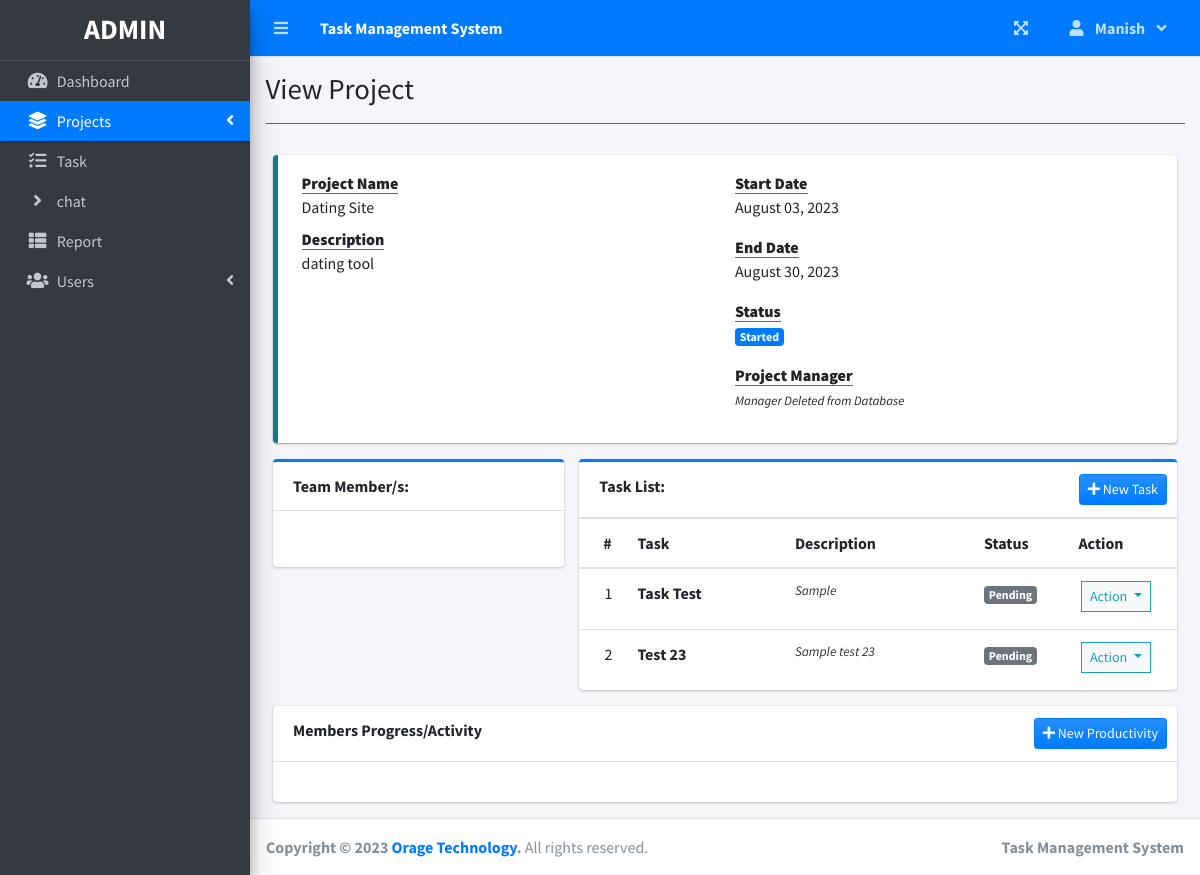
The app's page /index.php?page=view_project&id=2 (signed in) with its own data.
### tables this page shows
CREATE TABLE `task_list` (
  `id` int(30) NOT NULL,
  `project_id` int(30) NOT NULL,
  `task` varchar(200) NOT NULL,
  `description` text NOT NULL,
  `status` tinyint(4) NOT NULL,
  `date_created` datetime NOT NULL DEFAULT current_timestamp()
);

### view_project.php (the view, shortened to what this page needs)
<?php
include 'db_connect.php';
$stat = array("Pending","Started","On-Progress","On-Hold","Over Due","Done");
$qry = $conn->query("SELECT * FROM project_list where id = ".$_GET['id'])->fetch_array();
$cprog = $conn->query("SELECT * FROM task_list where project_id = {$id} and status = 3")->num_rows;
$prod = $conn->query("SELECT * FROM user_productivity where project_id = {$id}")->num_rows;
if($status == 0 && strtotime(date('Y-m-d')) >= strtotime($start_date)):
if($prod  > 0  || $cprog > 0)
  $status = 2;
else
  $status = 1;
elseif($status == 0 && strtotime(date('Y-m-d')) > strtotime($end_date)):
$status = 4;
endif;
$manager = $conn->query("SELECT *,concat(firstname,' ',lastname) as name FROM users where id = $manager_id");
$manager = $manager->num_rows > 0 ? $manager->fetch_array() : array();
?>
<div class="col-lg-12">
	<div class="row">
		<div class="col-md-12">
			<div class="callout callout-info">
				<div class="col-md-12">
					<div class="row">
						<div class="col-sm-6">
							<dl>
								<dt><b class="border-bottom border-primary">Project Name</b></dt>
								<dd><?php echo ucwords($name) ?></dd>
								<dt><b class="border-bottom border-primary">Description</b></dt>
								<dd><?php echo html_entity_decode($description) ?></dd>
							</dl>
						</div>
						<div class="col-md-6">
							<dl>
								<dt><b class="border-bottom border-primary">Start Date</b></dt>
								<dd><?php echo date("F d, Y",strtotime($start_date)) ?></dd>
							</dl>
							<dl>
								<dt><b class="border-bottom border-primary">End Date</b></dt>
								<dd><?php echo date("F d, Y",strtotime($end_date)) ?></dd>
							</dl>
							<dl>
								<dt><b class="border-bottom border-primary">Status</b></dt>
								<dd>
									<?php
									  if($stat[$status] =='Pending'){
									  	echo "<span class='badge badge-secondary'>{$stat[$status]}</span>";
									  }elseif($stat[$status] =='Started'){
									  	echo "<span class='badge badge-primary'>{$stat[$status]}</span>";
									  }elseif($stat[$status] =='On-Progress'){
									  	echo "<span class='badge badge-info'>{$stat[$status]}</span>";
									  }elseif($stat[$status] =='On-Hold'){
									  	echo "<span class='badge badge-warning'>{$stat[$status]}</span>";
									  }elseif($stat[$status] =='Over Due'){
									  	echo "<span class='badge badge-danger'>{$stat[$status]}</span>";
									  }elseif($stat[$status] =='Done'){
									  	echo "<span class='badge badge-success'>{$stat[$status]}</span>";
									  }
									?>
								</dd>
							</dl>
							<dl>
								<dt><b class="border-bottom border-primary">Project Manager</b></dt>
								<dd>
									<?php if(isset($manager['id'])) : ?>
									<div class="d-flex align-items-center mt-1">
										<img class="img-circle img-thumbnail p-0 shadow-sm border-info img-sm mr-3" src="assets/uploads/<?php echo $manager['avatar'] ?>" alt="Avatar">
										<b><?php echo ucwords($manager['name']) ?></b>
									</div>
									<?php else: ?>
										<small><i>Manager Deleted from Database</i></small>
									<?php endif; ?>
								</dd>
							</dl>
						</div>
					</div>
				</div>
			</div>
		</div>
	</div>
	<div class="row">
		<div class="col-md-4">
			<div class="card card-outline card-primary">
				<div class="card-header">
					<span><b>Team Member/s:</b></span>
				</div>
				<div class="card-body">
				</div>
			</div>
		</div>
		<div class="col-md-8">
			<div class="card card-outline card-primary">
				<div class="card-header">
					<span><b>Task List:</b></span>
					<?php if($_SESSION['login_type'] != 3): ?>
					<div class="card-tools">
						<button class="btn btn-primary bg-gradient-primary btn-sm" type="button" id="new_task"><i class="fa fa-plus"></i> New Task</button>
					</div>
				<?php endif; ?>
				</div>
				<div class="card-body p-0">
					<div class="table-responsive">
					<table class="table table-condensed m-0 table-hover">
						<colgroup>
							<col width="5%">
							<col width="25%">
							<col width="30%">
							<col width="15%">
							<col width="15%">
						</colgroup>
						<thead>
							<th>#</th>
							<th>Task</th>
							<th>Description</th>
							<th>Status</th>
							<th>Action</th>
						</thead>
						<tbody>
							<?php
							$i = 1;
							$tasks = $conn->query("SELECT * FROM task_list where project_id = {$id} order by task asc");
							while($row=$tasks->fetch_assoc()):
								$trans = get_html_translation_table(HTML_ENTITIES,ENT_QUOTES);
								unset($trans["\""], $trans["<"], $trans[">"], $trans["<h2"]);
								$desc = strtr(html_entity_decode($row['description']),$trans);
								$desc=str_replace(array("<li>","</li>"), array("",", "), $desc);
							?>
								<tr>
			                        <td class="text-center"><?php echo $i++ ?></td>
			                        <td class=""><b><?php echo ucwords($row['task']) ?></b></td>
			                        <td class=""><p class="truncate"><?php echo strip_tags($desc) ?></p></td>
			                        <td>
			                        	<?php
			                        	if($row['status'] == 1){
									  		echo "<span class='badge badge-secondary'>Pending</span>";
			                        	}elseif($row['status'] == 2){
									  		echo "<span class='badge badge-primary'>On-Progress</span>";
			                        	}elseif($row['status'] == 3){
									  		echo "<span class='badge badge-success'>Done</span>";
			                        	}
			                        	?>
			                        </td>
			                        <td class="text-center">
										<button type="button" class="btn btn-default btn-sm btn-flat border-info wave-effect text-info dropdown-toggle" data-toggle="dropdown" aria-expanded="true">
					                      Action
					                    </button>
									</td>
		                    	</tr>
							<?php
							endwhile;
							?>
						</tbody>
					</table>
					</div>
				</div>
			</div>
		</div>
	</div>
	<div class="row">
		<div class="col-md-12">
			<div class="card">
				<div class="card-header">
					<b>Members Progress/Activity</b>
					<div class="card-tools">
						<button class="btn btn-primary bg-gradient-primary btn-sm" type="button" id="new_productivity"><i class="fa fa-plus"></i> New Productivity</button>
					</div>
				</div>
				<div class="card-body">
				</div>
			</div>
		</div>
	</div>
</div>

### view_project.php (style rules this page uses)
.truncate { -webkit-line-clamp:1 !important; }

### records on screen
task_list: task "Task Test", description "Sample", status "Pending"
task_list: task "Test 23", description "Sample test 23", status "Pending"

### other values on screen
$_SESSION['system']['name'] "Task Management System"
$_SESSION['login_firstname'] "Manish"
$title "View Project"
$name "Dating Site"
html_entity_decode($description) "dating tool"
date("F d, Y",strtotime($start_date)) "August 03, 2023"
date("F d, Y",strtotime($end_date)) "August 30, 2023"
$stat[$status] "Started"
